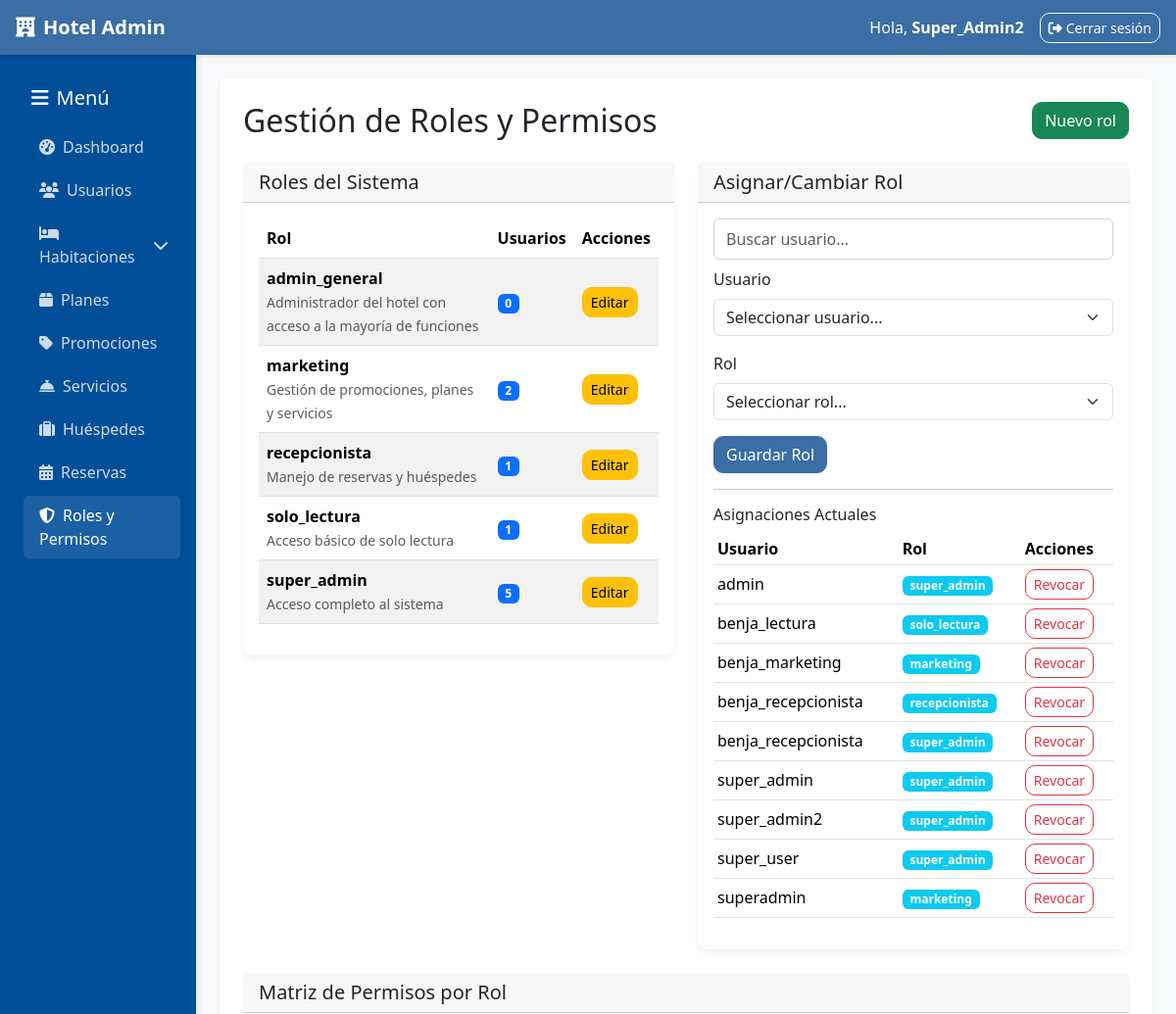
Page /administracion/roles/ (signed in, upper part) on the earlier database version.
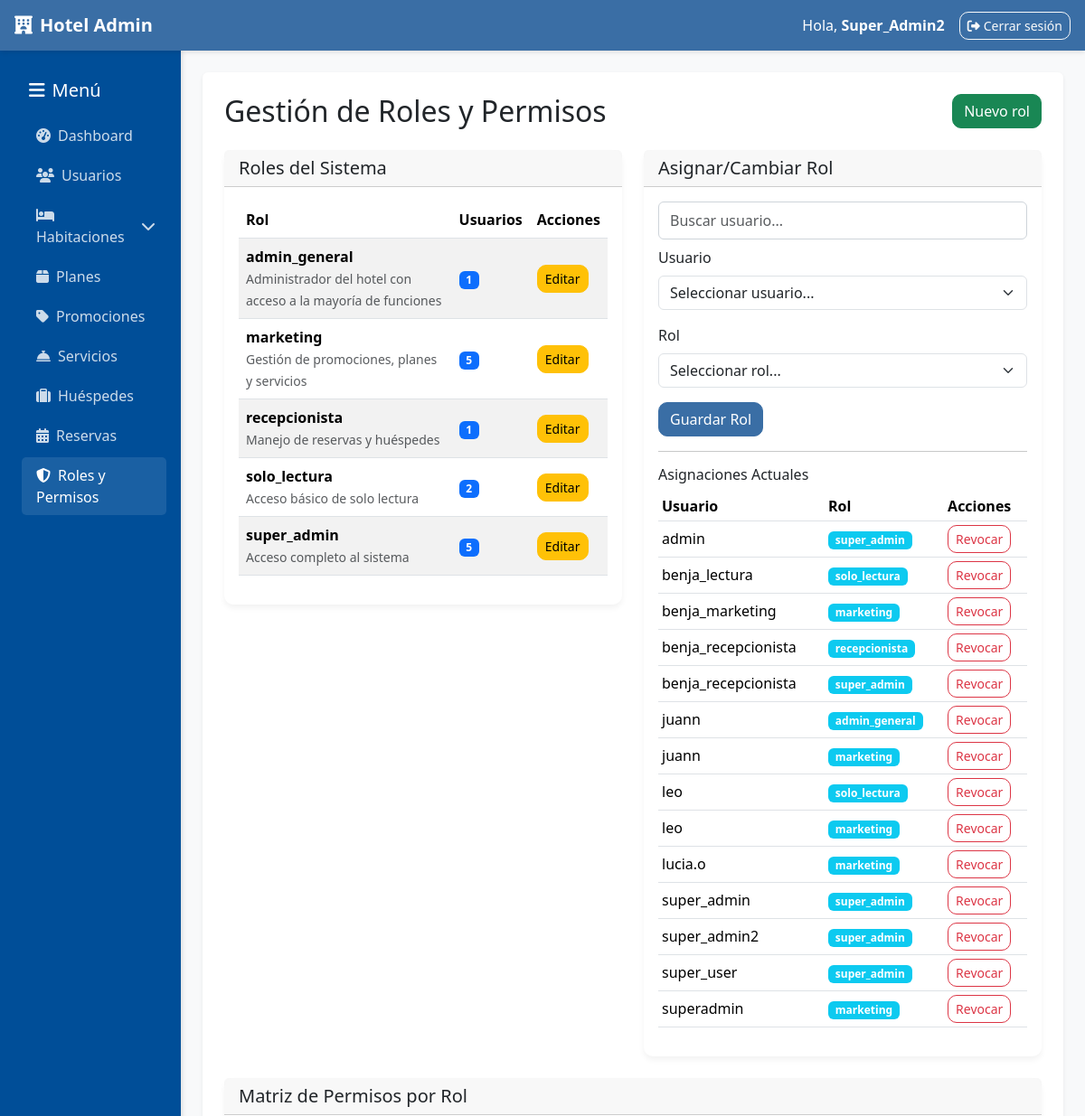
Same page on the later database version.
### administracion/models.py (models this page shows, shortened)
class Rol(models.Model):
    ROLES_CHOICES = [
        ('super_admin', 'Super Administrador'),
        ('admin_general', 'Administrador General'),
        ('admin_habitaciones', 'Administrador de Habitaciones'),
        ('admin_empleados', 'Administrador de Empleados'),
        ('admin_servicios', 'Administrador de Servicios'),
        ('admin_huespedes', 'Administrador de Huéspedes'),
        ('admin_reservas', 'Administrador de Reservas'),
        ('recepcionista', 'Recepcionista'),
        ('solo_lectura', 'Solo Lectura'),
    ]
    nombre = models.CharField(max_length=50, choices=ROLES_CHOICES, unique=True)
    descripcion = models.TextField(blank=True)
    activo = models.BooleanField(default=True)
    class Meta:
        ordering = ['nombre']
        verbose_name = 'Rol'
        verbose_name_plural = 'Roles'

class UsuarioRol(models.Model):
    usuario = models.ForeignKey(User, on_delete=models.CASCADE, related_name='roles_admin')
    rol = models.ForeignKey(Rol, on_delete=models.CASCADE, related_name='usuarios')
    fecha_asignacion = models.DateTimeField(auto_now_add=True)
    activo = models.BooleanField(default=True)
    asignado_por = models.ForeignKey(User, on_delete=models.SET_NULL, null=True, blank=True, related_name='roles_asignados')
    class Meta:
        unique_together = ['usuario', 'rol']
        ordering = ['-fecha_asignacion']
        verbose_name = 'Usuario-Rol'
        verbose_name_plural = 'Usuarios-Roles'

### administracion/views.py (the view)
# urls.py: path('roles/', views.roles_list, name='roles_list'),
@requiere_staff_y_permiso('roles', 'ver')
def roles_list(request):
    from django.contrib.auth.models import User
    from django.db.models import Count
    roles = Rol.objects.annotate(
        usuarios_count=Count('usuarios')
    ).order_by('nombre')
    usuarios = User.objects.filter(is_active=True).order_by('username')
    asignaciones = UsuarioRol.objects.select_related('usuario', 'rol').order_by('usuario__username')
    permisos_matriz = {}
    permisos_todos = Permiso.objects.all().order_by('modulo', 'accion')
    for permiso in permisos_todos:
        if permiso.modulo not in permisos_matriz:
            permisos_matriz[permiso.modulo] = []
        if permiso.accion not in permisos_matriz[permiso.modulo]:
            permisos_matriz[permiso.modulo].append(permiso.accion)
    permisos_por_rol = {}
    for rol in roles:
        permisos_por_rol[rol.id] = {}
        rol_permisos = RolPermiso.objects.filter(rol=rol).select_related('permiso')
        for rp in rol_permisos:
            modulo = rp.permiso.modulo
            accion = rp.permiso.accion
            if modulo not in permisos_por_rol[rol.id]:
                permisos_por_rol[rol.id][modulo] = []
            permisos_por_rol[rol.id][modulo].append(accion)
    context = {
        'roles': roles,
        'usuarios': usuarios,
        'asignaciones': asignaciones,
        'permisos_matriz': permisos_matriz,
        'permisos_por_rol': permisos_por_rol,
    }
    return render(request, 'administracion/roles_list.html', context)

### administracion/permissions.py (called while the page is built, shortened)
def usuario_tiene_permiso(usuario, modulo, accion):
    if not usuario.is_authenticated:
        return False
    if usuario.is_superuser:
        return True
    if modulo == 'dashboard' and accion == 'ver' and usuario.is_staff:
        return True
    roles_usuario = UsuarioRol.objects.filter(
        usuario=usuario,
        activo=True,
        rol__activo=True
    ).select_related('rol')
    if not roles_usuario.exists():
        return False
    for usuario_rol in roles_usuario:
        rol = usuario_rol.rol
        if rol.nombre == 'super_admin':
            return True
    return False

def obtener_roles_usuario(usuario):
    if not usuario.is_authenticated:
        return []
    return UsuarioRol.objects.filter(
        usuario=usuario,
        activo=True,
        rol__activo=True
    ).select_related('rol')

def es_super_admin(usuario):
    if not usuario.is_authenticated:
        return False
    if usuario.is_superuser:
        return True
    return UsuarioRol.objects.filter(
        usuario=usuario,
        rol__nombre='super_admin',
        activo=True,
        rol__activo=True
    ).exists()

### administracion/templates/administracion/roles_list.html (shortened to what the changed rows need)
{% extends "administracion/base_admin.html" %}
{% load form_extras %}
{% block content %}
<div class="d-flex justify-content-between align-items-center mb-4">
  <h2 class="mb-0">Gestión de Roles y Permisos</h2>
</div>
<div class="row">
  <div class="col-md-6">
    <div class="card">
      <div class="card-body">
        <table class="table table-striped">
          <thead>
            <tr>
              <th>Rol</th>
              <th>Usuarios</th>
              <th>Acciones</th>
            </tr>
          </thead>
          <tbody>
            {% for rol in roles %}
            <tr>
              <td>
                <strong>{{ rol.nombre }}</strong>
                {% if rol.descripcion %}
                <br><small class="text-muted">{{ rol.descripcion }}</small>
                {% endif %}
              </td>
              <td>
                <span class="badge bg-primary">{{ rol.usuarios_count }}</span>
              </td>
              <td>
                {% if permisos.roles.editar %}
                <a href="{% url 'administracion:roles_edit' rol.id %}" class="btn btn-sm btn-warning">Editar</a>
                {% endif %}
              </td>
            </tr>
            {% empty %}
            <tr><td colspan="3" class="text-center text-muted">No hay roles registrados.</td></tr>
            {% endfor %}
          </tbody>
        </table>
      </div>
    </div>
  </div>
  <div class="col-md-6">
    <div class="card">
      <div class="card-body">
        <div class="table-responsive">
          <table class="table table-sm">
            <thead>
              <tr>
                <th>Usuario</th>
                <th>Rol</th>
                <th>Acciones</th>
              </tr>
            </thead>
            <tbody>
              {% for asignacion in asignaciones %}
              <tr>
                <td>{{ asignacion.usuario.username }}</td>
                <td>
                  <span class="badge bg-info">{{ asignacion.rol.nombre }}</span>
                </td>
                <td>
                  {% if is_super_admin or permisos.roles.revocar %}
                  <form method="post" action="{% url 'administracion:revocar_rol' asignacion.id %}" style="display:inline;" onsubmit="return confirm('¿Estás seguro de revocar este rol?');">
                    <button type="submit" class="btn btn-sm btn-outline-danger">Revocar</button>
                  </form>
                  {% endif %}
                </td>
              </tr>
              {% empty %}
              <tr><td colspan="3" class="text-center text-muted">No hay asignaciones.</td></tr>
              {% endfor %}
            </tbody>
          </table>
        </div>
      </div>
    </div>
  </div>
</div>
{% endblock %}

Differences in the rows shown:
computed for Rol "admin_general": usuarios_count "0" → "1"
computed for Rol "marketing": usuarios_count "2" → "5"
computed for Rol "solo_lectura": usuarios_count "1" → "2"
added UsuarioRol: usuario.username "juann", rol.nombre "admin_general"
added UsuarioRol: usuario.username "juann", rol.nombre "marketing"
added UsuarioRol: usuario.username "leo", rol.nombre "solo_lectura"
added UsuarioRol: usuario.username "leo", rol.nombre "marketing"
added UsuarioRol: usuario.username "lucia.o", rol.nombre "marketing"
